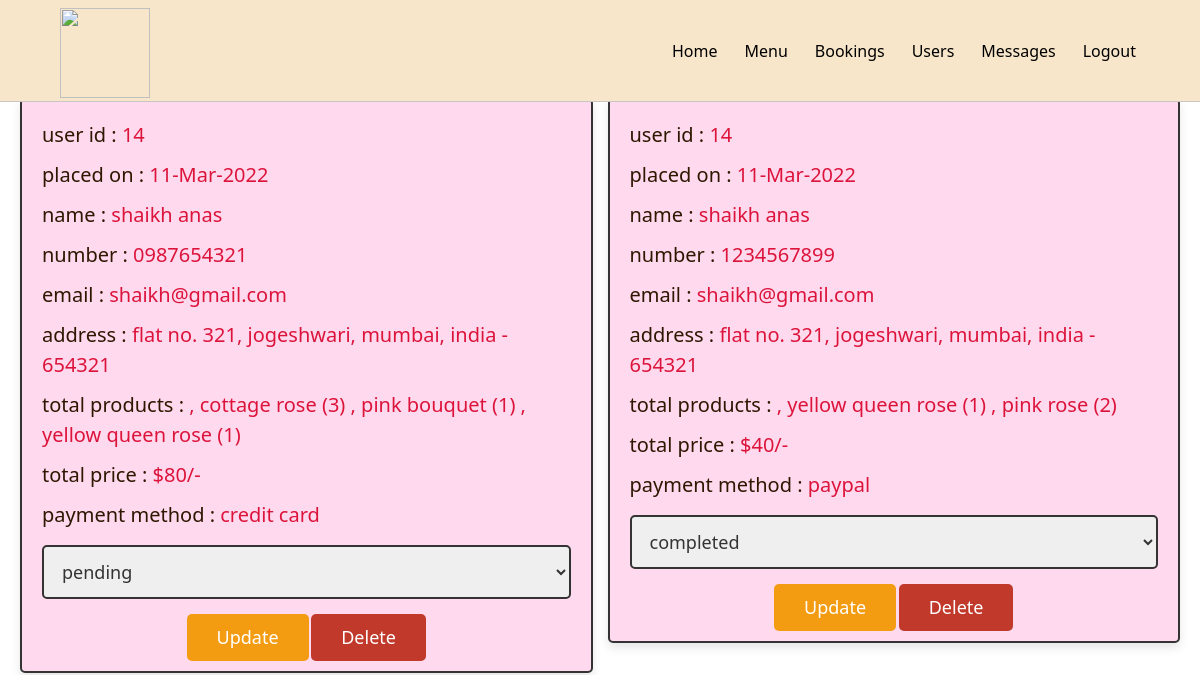
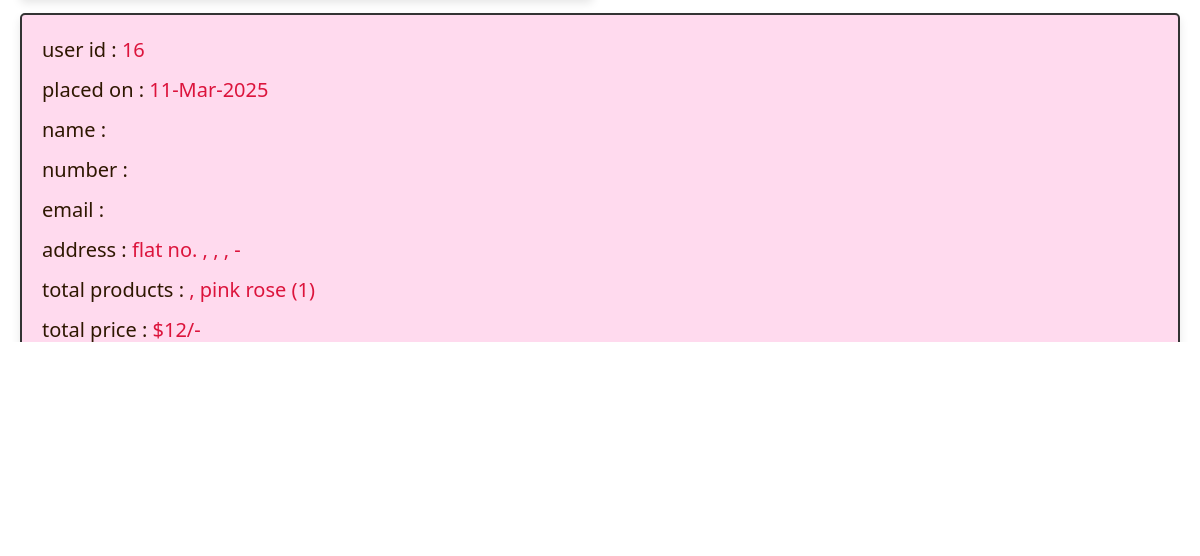
The page /admin_orders.php (signed in) on the database as committed earlier (2 pictures, top to bottom).
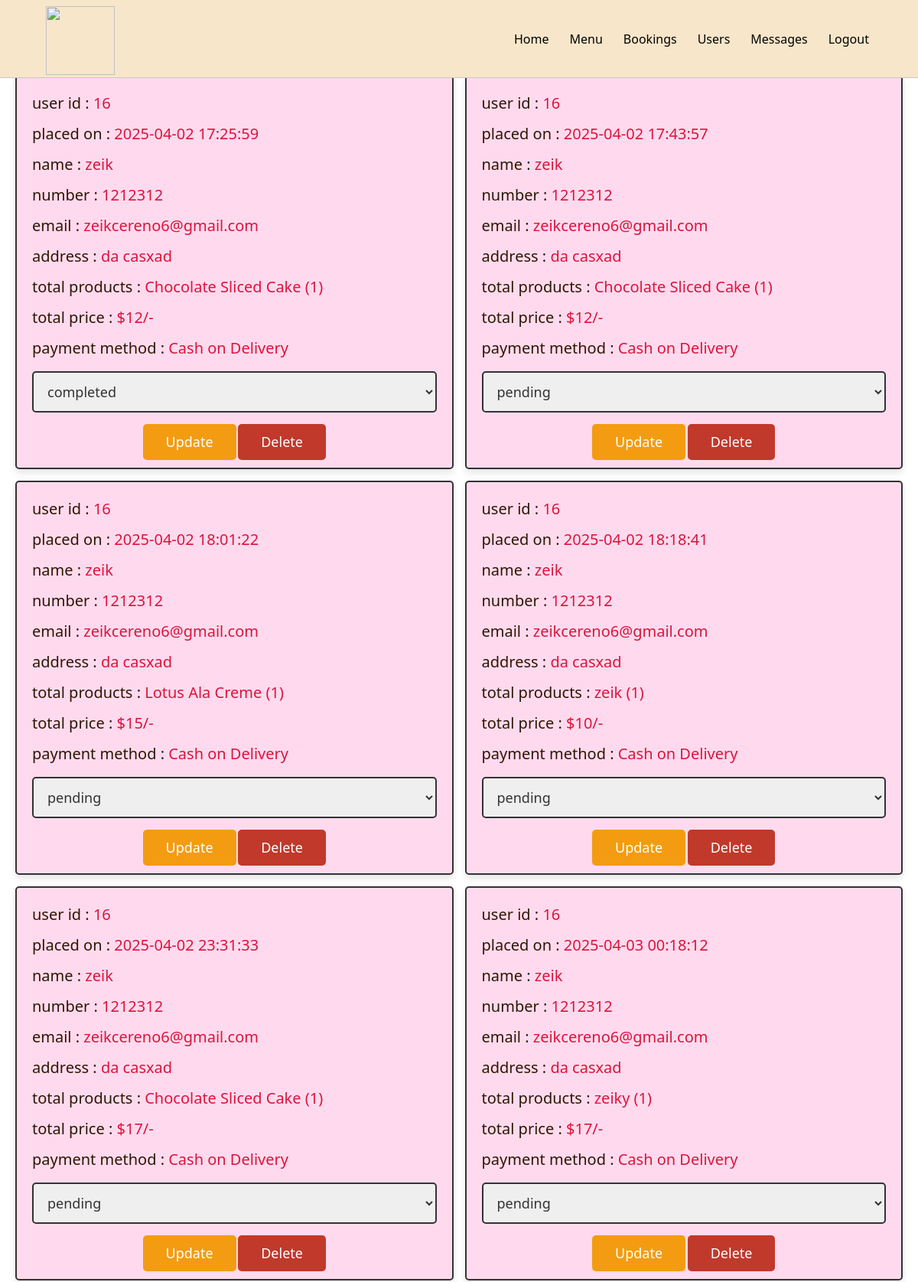
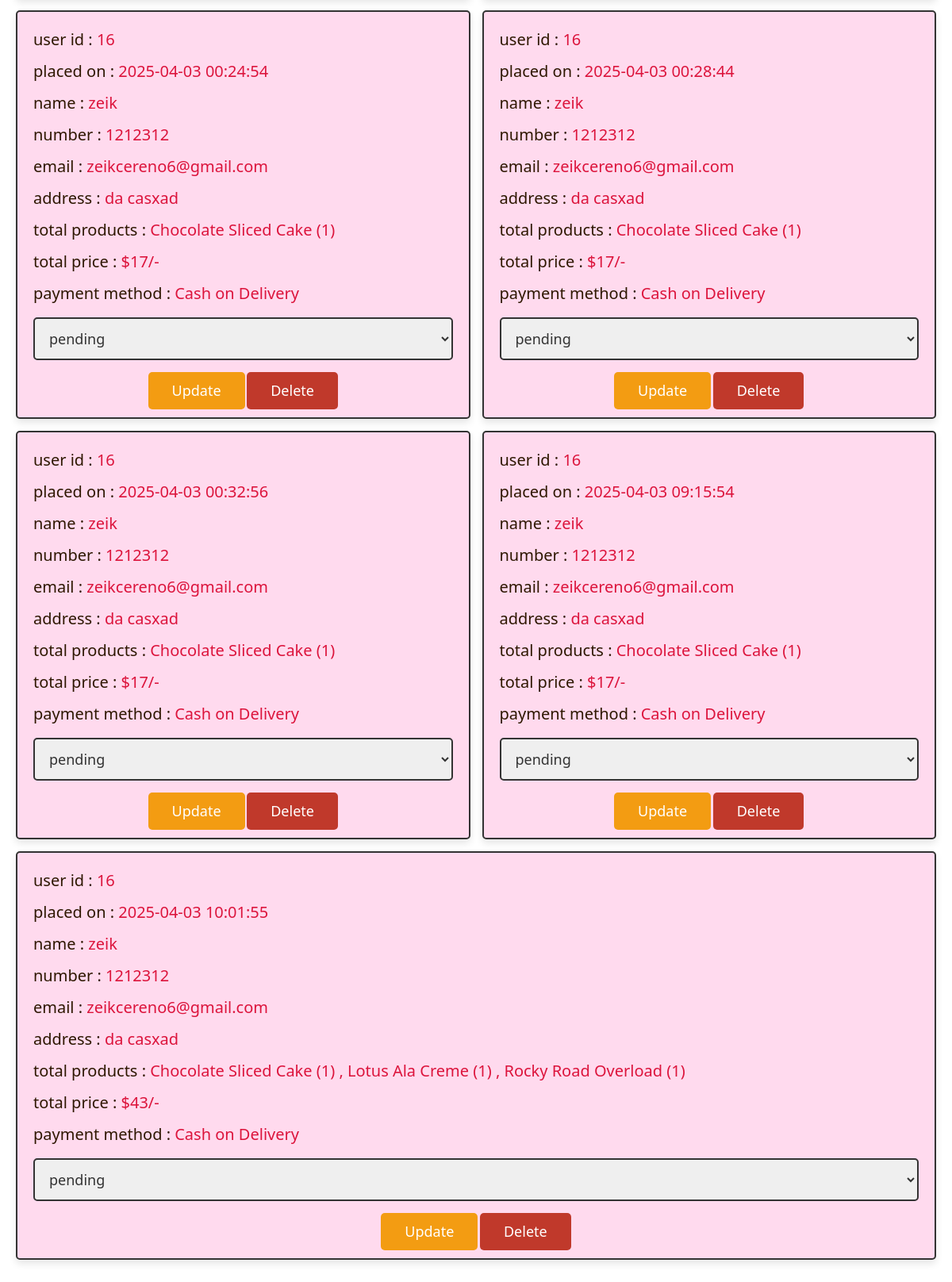
The same page on the database as committed later (2 pictures, top to bottom).
### tables this page shows
CREATE TABLE `orders` (
  `id` int(100) NOT NULL,
  `user_id` int(100) NOT NULL,
  `name` varchar(100) NOT NULL,
  `number` varchar(12) NOT NULL,
  `email` varchar(100) NOT NULL,
  `method` varchar(50) NOT NULL,
  `address` varchar(500) NOT NULL,
  `total_products` varchar(1000) NOT NULL,
  `total_price` int(100) NOT NULL,
  `placed_on` varchar(50) NOT NULL,
  `payment_status` enum('pending','completed','failed') DEFAULT NULL
);

### admin_orders.php (the view, shortened to what this page needs)
<?php
@include 'config.php';
?>
<!DOCTYPE html>
<html lang="en">
<head>
   <link rel="stylesheet" href="https://cdn.jsdelivr.net/npm/bootstrap@4.0.0/dist/css/bootstrap.min.css">
    <link href='https://unpkg.com/boxicons@2.1.2/css/boxicons.min.css' rel='stylesheet'>
    <link href="https://unpkg.com/aos@2.3.1/dist/aos.css" rel="stylesheet">
   <link rel="stylesheet" href="css/admin_style.css">
</head>
<body style="background: url('image/download.jpg') no-repeat center center fixed; background-size: cover;">
<?php @include 'admin_header.php'; ?>
<section class="placed-orders">
   <h1 class="title">placed orders</h1>
   <div class="box-container">
      <?php
      $select_orders = mysqli_query($conn, "SELECT * FROM `orders`") or die('query failed');
      if(mysqli_num_rows($select_orders) > 0){
         while($fetch_orders = mysqli_fetch_assoc($select_orders)){
      ?>
      <div class="box">
         <p> user id : <span><?php echo $fetch_orders['user_id']; ?></span> </p>
         <p> placed on : <span><?php echo $fetch_orders['placed_on']; ?></span> </p>
         <p> name : <span><?php echo $fetch_orders['name']; ?></span> </p>
         <p> number : <span><?php echo $fetch_orders['number']; ?></span> </p>
         <p> email : <span><?php echo $fetch_orders['email']; ?></span> </p>
         <p> address : <span><?php echo $fetch_orders['address']; ?></span> </p>
         <p> total products : <span><?php echo $fetch_orders['total_products']; ?></span> </p>
         <p> total price : <span>$<?php echo $fetch_orders['total_price']; ?>/-</span> </p>
         <p> payment method : <span><?php echo $fetch_orders['method']; ?></span> </p>
         <form action="" method="post">
            <select name="update_payment">
               <option disabled selected><?php echo $fetch_orders['payment_status']; ?></option>
            </select>
            <input type="submit" name="update_order" value="update" class="option-btn">
            <a href="admin_orders.php?delete=<?php echo $fetch_orders['id']; ?>" class="delete-btn" onclick="return confirm('delete this order?');">delete</a>
         </form>
      </div>
      <?php
         }
      }else{
         echo '<p class="empty">no orders placed yet!</p>';
      }
      ?>
   </div>
</section>
</body>
</html>

Rows that differ between the two databases and show on the page:
removed orders: user "14", placed_on "11-Mar-2022", name "shaikh anas", number "0987654321", email "shaikh@gmail.com", address "flat no. 321, jogeshwari, mumbai, india - 654321", total_products ", cottage rose (3) , pink bouquet (1) , yellow queen rose (1)", total_price "80", method "credit card", update_payment "pending"
removed orders: user "14", placed_on "11-Mar-2022", name "shaikh anas", number "1234567899", email "shaikh@gmail.com", address "flat no. 321, jogeshwari, mumbai, india - 654321", total_products ", yellow queen rose (1) , pink rose (2)", total_price "40", method "paypal", update_payment "completed"
removed orders: user "16", placed_on "11-Mar-2025", address "flat no. , , , -", total_products ", pink rose (1)", total_price "12", update_payment "pending"
added orders: user "16", placed_on "2025-04-02 17:25:59", name "zeik", number "1212312", email "zeikcereno6@gmail.com", address "da casxad", total_products "Chocolate Sliced Cake (1)", total_price "12", method "Cash on Delivery", update_payment "completed"
added orders: user "16", placed_on "2025-04-02 17:43:57", name "zeik", number "1212312", email "zeikcereno6@gmail.com", address "da casxad", total_products "Chocolate Sliced Cake (1)", total_price "12", method "Cash on Delivery", update_payment "pending"
added orders: user "16", placed_on "2025-04-02 18:01:22", name "zeik", number "1212312", email "zeikcereno6@gmail.com", address "da casxad", total_products "Lotus Ala Creme (1)", total_price "15", method "Cash on Delivery", update_payment "pending"
added orders: user "16", placed_on "2025-04-02 18:18:41", name "zeik", number "1212312", email "zeikcereno6@gmail.com", address "da casxad", total_products "zeik (1)", total_price "10", method "Cash on Delivery", update_payment "pending"
added orders: user "16", placed_on "2025-04-02 23:31:33", name "zeik", number "1212312", email "zeikcereno6@gmail.com", address "da casxad", total_products "Chocolate Sliced Cake (1)", total_price "17", method "Cash on Delivery", update_payment "pending"
added orders: user "16", placed_on "2025-04-03 00:18:12", name "zeik", number "1212312", email "zeikcereno6@gmail.com", address "da casxad", total_products "zeiky (1)", total_price "17", method "Cash on Delivery", update_payment "pending"
added orders: user "16", placed_on "2025-04-03 00:24:54", name "zeik", number "1212312", email "zeikcereno6@gmail.com", address "da casxad", total_products "Chocolate Sliced Cake (1)", total_price "17", method "Cash on Delivery", update_payment "pending"
added orders: user "16", placed_on "2025-04-03 00:28:44", name "zeik", number "1212312", email "zeikcereno6@gmail.com", address "da casxad", total_products "Chocolate Sliced Cake (1)", total_price "17", method "Cash on Delivery", update_payment "pending"
added orders: user "16", placed_on "2025-04-03 00:32:56", name "zeik", number "1212312", email "zeikcereno6@gmail.com", address "da casxad", total_products "Chocolate Sliced Cake (1)", total_price "17", method "Cash on Delivery", update_payment "pending"
added orders: user "16", placed_on "2025-04-03 09:15:54", name "zeik", number "1212312", email "zeikcereno6@gmail.com", address "da casxad", total_products "Chocolate Sliced Cake (1)", total_price "17", method "Cash on Delivery", update_payment "pending"
added orders: user "16", placed_on "2025-04-03 10:01:55", name "zeik", number "1212312", email "zeikcereno6@gmail.com", address "da casxad", total_products "Chocolate Sliced Cake (1) , Lotus Ala Creme (1) , Rocky Road Overload (1)", total_price "43", method "Cash on Delivery", update_payment "pending"
